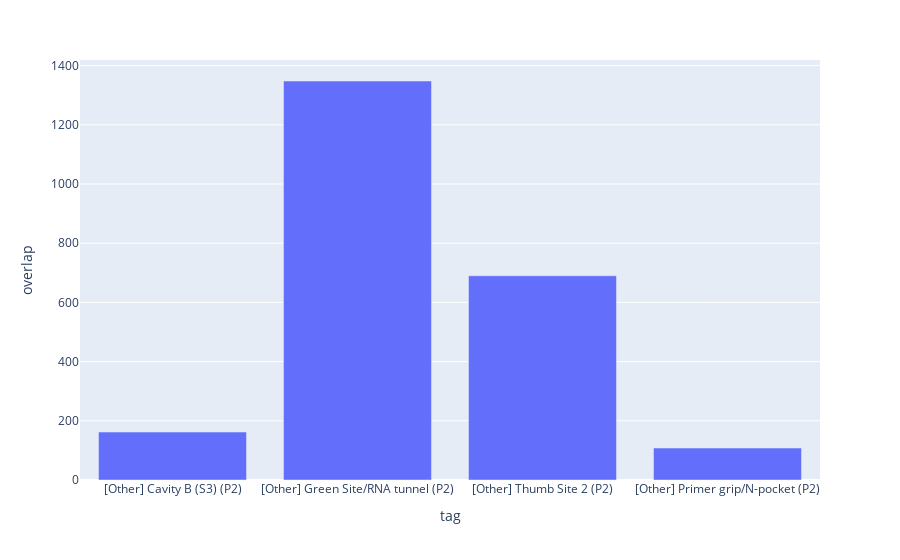

The cell this chart's notebook holds for it:
### Code cell
px.bar(data, x='tag', y='overlap')

### Figure 1 — Plotly figure (JSON) as saved in the notebook; plotly's stock layout.template omitted (floating-point values rounded to 4 significant figures)
{"data": [{"alignmentgroup": "True", "hovertemplate": "tag=%{x}<br>overlap=%{y}<extra></extra>", "legendgroup": "", "marker": {"color": "#636efa", "pattern": {"shape": ""}}, "name": "", "offsetgroup": "", "orientation": "v", "showlegend": false, "textposition": "auto", "type": "bar", "x": ["[Other] Cavity B (S3) (P2)", "[Other] Green Site/RNA tunnel (P2)", "[Other] Thumb Site 2 (P2)", "[Other] Primer grip/N-pocket (P2)"], "xaxis": "x", "y": [162, 1348, 690, 108], "yaxis": "y"}], "layout": {"autosize": true, "barmode": "relative", "legend": {"tracegroupgap": 0}, "margin": {"t": 60}, "xaxis": {"anchor": "y", "autorange": true, "domain": [0, 1], "range": [-0.5, 3.5], "title": {"text": "tag"}, "type": "category"}, "yaxis": {"anchor": "x", "autorange": true, "domain": [0, 1], "range": [0, 1419.0], "title": {"text": "overlap"}, "type": "linear"}}}
